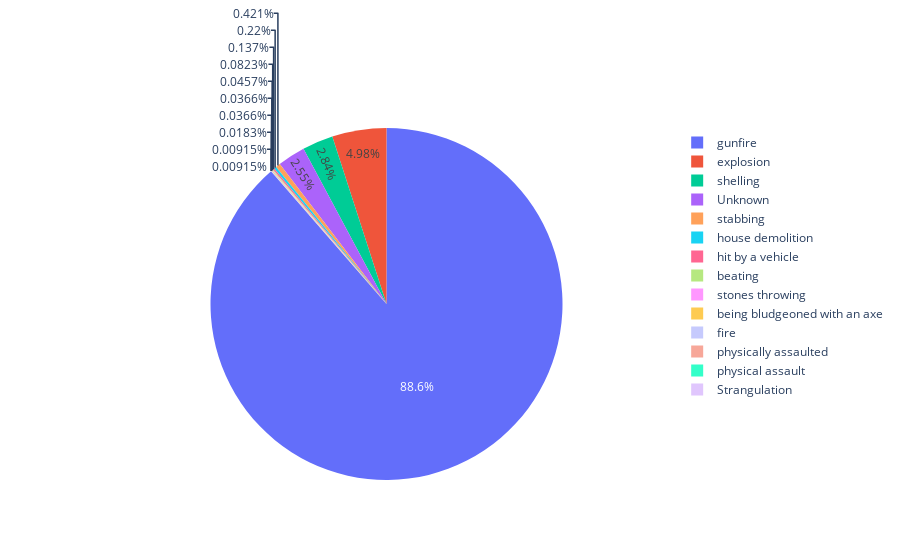

The notebook cell saved with this chart:
### Code cell
px.pie(names=df.type_of_injury.value_counts().index,values=df.type_of_injury.value_counts().values)

### Figure 1 — Plotly figure (JSON) as saved in the notebook; plotly's stock layout.template omitted (floating-point values rounded to 4 significant figures)
{"data": [{"domain": {"x": [0, 1], "y": [0, 1]}, "hovertemplate": "label=%{label}<br>value=%{value}<extra></extra>", "labels": ["gunfire", "explosion", "shelling", "Unknown", "stabbing", "house demolition", "hit by a vehicle", "beating", "stones throwing", "being bludgeoned with an axe", "fire", "physically assaulted", "physical assault", "Strangulation"], "legendgroup": "", "name": "", "showlegend": true, "type": "pie", "values": [9688, 545, 310, 279, 46, 24, 15, 9, 5, 4, 4, 2, 1, 1]}], "layout": {"legend": {"tracegroupgap": 0}, "margin": {"t": 60}}}
